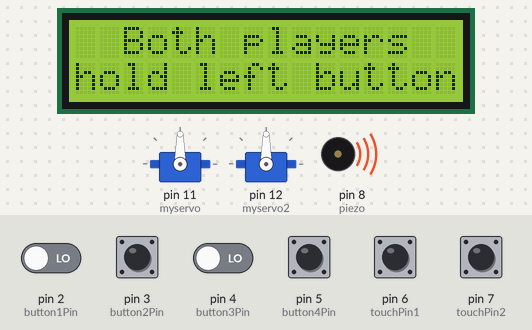
A sketch run on a simulated Arduino Uno, built with avr-gcc and run on an emulated ATmega328P. On the bench: 2 × servo, 16×2 character LCD, buzzer (waves = sounding). Inputs (shaded band) come from the test bench; at power-on: pin 2 (button1Pin), pin 3 (button2Pin), pin 4 (button3Pin), pin 5 (button4Pin), pin 6 (touchPin1), pin 7 (touchPin2) LOW.

Above: at 2.2 s.
2.3 s: pin 2 (button1Pin) driven HIGH and pin 4 (button3Pin) driven HIGH
At 2.58 s:
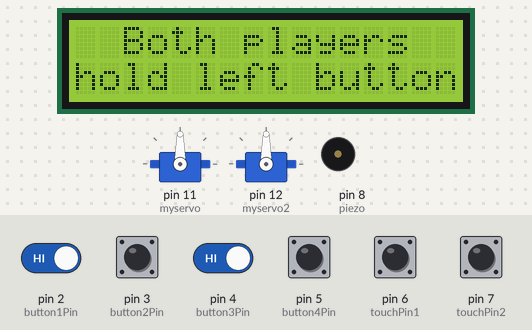
At 4.12 s:
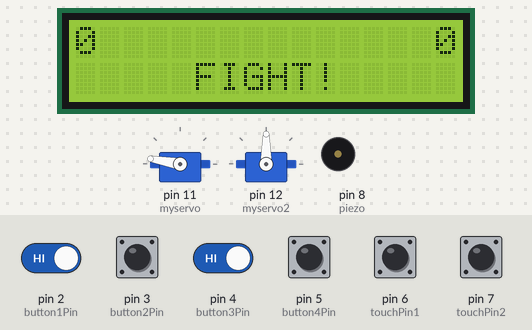
4.8 s: pin 3 (button2Pin) pulled HIGH for 0.15 s
7.9 s: pin 5 (button4Pin) pulled HIGH for 0.15 s
11.0 s: pin 3 (button2Pin) pulled HIGH for 1 s
13.5 s: pin 6 (touchPin1) pulled HIGH for 0.15 s
At 13.89 s:
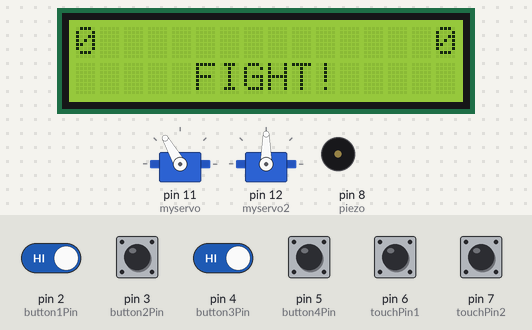
15.2 s: pin 5 (button4Pin) pulled HIGH for 1 s
At 15.7 s:
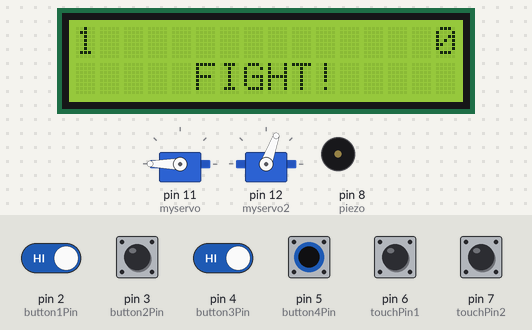
Timing chart, 0 to 18.7 s (numbered marks = the images above; inputs shaded):
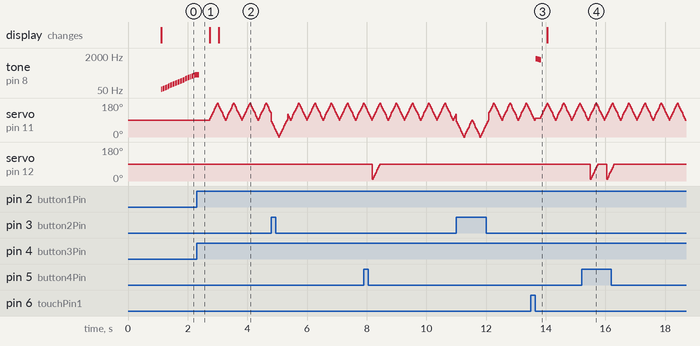

Measured:
- after the input at 13.5 s, tone on pin 8 (piezo): silent → 1480 Hz after 0.17 s, → 1397 Hz 0.05 s later, → 1319 Hz 0.05 s later, → silent 0.05 s later
- after the input at 15.2 s, servo on pin 12 (myservo2): ramps from 10° to 90° and jumps back, once every 0.55 s
- by itself, tone on pin 8 (piezo): plays 55 Hz for 0.03 s, 58 Hz for 0.03 s, 62 Hz for 0.03 s, 65 Hz for 0.03 s, 69 Hz for 0.03 s, 73 Hz for 0.03 s … (28 notes in this stretch)

The sketch:

arduino-fighter.ino
```cpp
#include <Wire.h>
#include <LiquidCrystal_I2C.h>
#include <Servo.h>
#include "pitches.h"

Servo myservo;
Servo myservo2;

LiquidCrystal_I2C lcd(0x3F,2,1,0,4,5,6,7,3, POSITIVE);  // Set the LCD I2C address

const int button1Pin = 2;
const int button2Pin = 3;
const int button3Pin = 4;
const int button4Pin = 5;
const int touchPin1 = 6;
const int touchPin2 = 7;
const int piezo = 8;

//servo positions, centerPos is the starting position and min and max are extreme positions
const int centerPos = 90;
const int minPos = 0;
const int maxPos = 180;
int posArray[] = {maxPos,minPos,maxPos,minPos};

//variable stepp defines how much servon position changes during one loop, (makes possible simultaneous movements for both players)
int stepp = 10;

//waiting period for servo-movements
const int wait = 20;

//notes for the punch hit effect
int hitsound[] = {
 NOTE_FS6,NOTE_FS6,NOTE_FS6,NOTE_F6,NOTE_F6,NOTE_F6,NOTE_E6,NOTE_E6,NOTE_E6};

//note durations of the punch hit effect
int noteDurations[] = {
70,70,70,70,70,70,70,70,70,
70,70,70,70,70,70,70,70,70
};

//notes for the intro tune (eye of the tiger)
 int intro[] = {
  NOTE_A1,
  NOTE_AS1,
  NOTE_B1,
  NOTE_C2,
  NOTE_CS2,
  NOTE_D2,
  NOTE_DS2,
  NOTE_E2,
  NOTE_F2,
  NOTE_FS2,
  NOTE_G2,
  NOTE_GS2,
  NOTE_A2,
  NOTE_AS2,
  NOTE_B2,
  NOTE_C3,
  NOTE_CS3,
  NOTE_D3,
  NOTE_DS3,
  NOTE_E3,
  NOTE_F3,
  NOTE_FS3,
  NOTE_G3,
  NOTE_GS3,
  NOTE_A3,
  NOTE_AS3,
  NOTE_B3,
  NOTE_C4,0,NOTE_C4,NOTE_C4,NOTE_C4,0,NOTE_C4,NOTE_C4,NOTE_C4,0,NOTE_C4,NOTE_C4,NOTE_C4,NOTE_C4,NOTE_C4,NOTE_C4,NOTE_C4,NOTE_C4,NOTE_C4,
  NOTE_C4,0,0,0,0,0,NOTE_C4,0,0,NOTE_AS3,0,0,NOTE_C4,
  0,0,0,0,0,NOTE_C4,0,0,NOTE_AS3,0,0,NOTE_C4,
  0,0,0,0,0,NOTE_C4,0,0,NOTE_AS3,0,0,NOTE_GS3,

  0,0,

  NOTE_C4,0,0,0,0,0,NOTE_C4,0,0,NOTE_AS3,0,0,NOTE_C4,
  0,0,0,0,0,NOTE_C4,0,0,NOTE_AS3,0,0,NOTE_C4,
  0,0,0,0,0,NOTE_C4,0,0,NOTE_AS3,0,0,NOTE_GS3,

  NOTE_G3,
  NOTE_FS3,
  NOTE_F3,
  NOTE_E3,
  NOTE_DS3,
  NOTE_D3,
  NOTE_CS3,
  NOTE_C3,
  NOTE_B2,
  NOTE_AS2,
  NOTE_A2,
  NOTE_GS2,
  NOTE_G2,
  NOTE_FS2,
  NOTE_F2,
  NOTE_E2,
  NOTE_DS2,
  NOTE_D2,
  NOTE_CS2,
  NOTE_C2,
  NOTE_B1,
  NOTE_AS1,
  NOTE_A1,
  NOTE_GS1,
  NOTE_G1,
  NOTE_FS1,
  NOTE_F1,
  NOTE_E1,
  NOTE_DS1,
  NOTE_D1,
  NOTE_CS1,
  NOTE_C1,
  NOTE_B0
};

//note durations of intro tune
int noteDurations2[] = {
  30,30,30,30,30,30,30,30,30,30,
  30,30,30,30,30,30,30,30,30,30,
  30,30,30,30,30,30,30,


  8,4,16,16,
  8,4,16,16,
  8,4,16,16,
  16,16,16,16,16,16,16,

  8,8,8,8,8,8,8,8,8,8,8,8,8,
  8,8,8,8,8,8,8,8,8,8,8,8,
  8,8,8,8,8,8,8,8,8,8,8,1,

  2,4,

  8,8,8,8,8,8,8,8,8,8,8,8,8,
  8,8,8,8,8,8,8,8,8,8,8,8,
  8,8,8,8,8,8,8,8,8,8,8,1,

  30,30,30,30,30,30,30,30,30,30,
  30,30,30,30,30,30,30,30,30,30,
  30,30,30,30,30,30,30,30,30,30,
  30,30,30,

  30,30,30,30,30,30,30,30,30,30,
  30,30,30,30,30,30,30,30,30,30,
  30,30,30,30,30,30,30,30,30,30,
  30,30,30


};
//melody of the winning tune
int victoryMelody[] = {

  NOTE_C4,NOTE_C4,NOTE_C4,NOTE_C4,NOTE_C4,NOTE_C4,NOTE_C4,NOTE_C4,NOTE_E4,NOTE_C4,NOTE_C4,NOTE_C4,
  NOTE_E4,NOTE_E4,NOTE_E4,NOTE_E4,NOTE_E4,NOTE_E4,NOTE_E4,NOTE_E4,NOTE_G4,NOTE_E4,NOTE_E4,NOTE_E4,0,
  NOTE_E4,NOTE_E4,NOTE_E4,NOTE_E4,NOTE_E4,NOTE_E4,0,NOTE_E4,NOTE_E4,NOTE_F4,NOTE_E4,NOTE_E4,NOTE_E4,NOTE_E4,NOTE_E4,NOTE_E4,
  NOTE_E6,NOTE_G6,NOTE_A6,
  NOTE_E7,NOTE_E7,NOTE_G7,NOTE_G7,NOTE_A7,NOTE_A7,0,NOTE_E7,NOTE_E7,NOTE_G7,NOTE_G7,NOTE_A7,NOTE_A7,0,
  NOTE_A6,NOTE_B6,NOTE_E5,
  NOTE_E7,NOTE_E7,NOTE_G7,NOTE_G7,NOTE_A7,NOTE_A7,0,NOTE_E7,NOTE_E7,NOTE_G7,NOTE_G7,NOTE_A7,NOTE_A7,0,
  NOTE_E6,NOTE_G6,NOTE_A6,
  NOTE_E7,NOTE_E7,NOTE_G7,NOTE_G7,NOTE_A7,NOTE_A7,0,NOTE_E7,NOTE_E7,NOTE_G7,NOTE_G7,NOTE_A7,NOTE_A7,0,
  NOTE_A6,NOTE_B6,NOTE_E5,
  NOTE_E7,NOTE_E7,NOTE_G7,NOTE_G7,NOTE_A7,NOTE_A7,0,NOTE_E7,NOTE_E7,NOTE_G7,NOTE_G7,NOTE_A7,NOTE_A7,0,
  NOTE_D6,NOTE_C6,NOTE_D6,0,NOTE_C6,NOTE_D6,NOTE_E6,0,NOTE_C6,NOTE_C6,NOTE_B6,NOTE_B6,NOTE_A5,NOTE_A5,NOTE_G5,0,NOTE_C6,NOTE_B6,0,
  NOTE_D7,NOTE_E7,NOTE_E7,NOTE_E7,NOTE_G7,NOTE_G7,NOTE_A7,NOTE_A7,0,NOTE_E6,NOTE_E6,NOTE_G6,NOTE_G6,NOTE_A6,NOTE_A6,0,
  NOTE_E5,NOTE_E5,NOTE_G5,NOTE_G5,NOTE_A5,NOTE_A5,0,NOTE_E4,NOTE_E4,NOTE_G4,NOTE_G4,NOTE_A4,NOTE_A4,0,

};
//note durations of the winning tune
int noteDurations3[] = {
  8,8,4,8,8,4,8,8,4,8,8,4,
  8,8,4,8,8,4,8,8,4,8,8,4,4,
  4,8,8,4,8,8,8,8,2,4,4,8,8,8,4,2,
  8,3,2,
  60,60,60,60,60,60,4,60,60,60,60,60,60,3,
  8,3,2,
  60,60,60,60,60,60,4,60,60,60,60,60,60,3,
  8,3,2,
  60,60,60,60,60,60,4,60,60,60,60,60,60,3,
  8,3,2,
  60,60,60,60,60,60,4,60,60,60,60,60,60,3,
  8,8,4,8,8,8,2,8,8,8,4,8,4,8,4,4,4,1,8,
  2,2,60,60,60,60,60,60,4,60,60,60,60,60,60,4,
  60,60,60,60,60,60,4,60,60,60,60,60,60,4,


};


int buttonState[] = {0,0,0,0};
int touchState[] = {0,0};
bool highState[] = {false,false};

//variables controlling servo movements
int movecounter[4];
int returnmovecounter[4];

bool moving[] = {false,false,false,false};

//scores
int score[] = {0,0};
int matchScore[] = {0,0};

bool fightOn = false;
void setup() {

  movecounter[0] = centerPos;
  movecounter[1] = centerPos;
  movecounter[2] = centerPos;
  movecounter[3] = centerPos;

  returnmovecounter[0] = maxPos;
  returnmovecounter[1] = minPos;
  returnmovecounter[2] = maxPos;
  returnmovecounter[3] = minPos;

  myservo.attach(11);
  myservo2.attach(12);
  lcd.begin(16,2);
  lcd.clear();
  lcd.print("Are you ready to");
  lcd.setCursor ( 5, 1 );
  lcd.print("rumble?");
  delay(1000);
  lcd.clear();
}

void loop() {

  while(fightOn == false )
  {
    lcd.setCursor ( 2, 0 );
    lcd.print("Both players");
    lcd.setCursor ( 0, 1 );
    lcd.print("hold left button");
    for (int thisNote = 0; thisNote < sizeof(intro)/ sizeof(int); thisNote++) {
      buttonState[0] = digitalRead(button1Pin);
      buttonState[2] = digitalRead(button3Pin);
      // to calculate the note duration, take one second divided by the note type.
      //e.g. quarter note = 1000 / 4, eighth note = 1000/8, etc.
      int noteDuration = 1000 / noteDurations2[thisNote];
      tone(piezo, intro[thisNote], noteDuration);

      // to distinguish the notes, set a minimum time between them.
      // the note's duration + 30% seems to work well:
      int pauseBetweenNotes = noteDuration * 1.30;
      delay(pauseBetweenNotes);
      // stop the tone playing:
      noTone(piezo);
      if (buttonState[0] == HIGH && buttonState[2] == HIGH)
      {
        fightOn = true;
        thisNote = sizeof(intro)/ sizeof(int);
        lcd.clear();
      }
    }

  }
  buttonState[0] = digitalRead(button1Pin);
  buttonState[1] = digitalRead(button2Pin);
  buttonState[2] = digitalRead(button3Pin);
  buttonState[3] = digitalRead(button4Pin);
  touchState[0] = digitalRead(touchPin1);
  touchState[1] = digitalRead(touchPin2);

  //the closing of circuit is stored into highState-variable
  for(int i = 0; i < 2; i++)
  {
    if (touchState[i] == HIGH)
    {
      highState[i] = true;
    }
  }

  //a point is added to the player when the circuit opens after closing
  for(int i = 0; i < 2; i++)
  {
    if (highState[i] && touchState[i] == LOW)
    {
      score[i] += 1;
      highState[i] = false;
      for (int thisNote = 0; thisNote < sizeof(hitsound)/ sizeof(int); thisNote++) {
        int noteDuration = 1000 / noteDurations[thisNote];
        tone(piezo, hitsound[thisNote], noteDuration);

        int pauseBetweenNotes = noteDuration * 1.30;
        delay(pauseBetweenNotes);
        // stop the tone playing:
        noTone(piezo);
      }
    }
  }

  //pressing punch or dodge defines moving-variable to true
  for(int i = 0; i < 4; i++)
  {
    if(buttonState[i] == HIGH) {
      moving[i] = true;
    }
  }

  if (moving[0] == true)
  {

    if(movecounter[0] < posArray[0])
    {
      movecounter[0] += stepp;
      myservo.write(movecounter[0]);
    }
    else if(movecounter[0] >= maxPos)
    {
      returnmovecounter[0] -= stepp;
      myservo.write(returnmovecounter[0]);
    }
  }
  if (moving[1] == true)
  {

    if(movecounter[1] > posArray[1])
    {
      movecounter[1] -= stepp;
      myservo.write(movecounter[1]);
    }
    else if(movecounter[1] <= posArray[1])
    {
      returnmovecounter[1] += stepp;
      myservo.write(returnmovecounter[1]);
    }
  }
 if (moving[2] == true)
  {

    if(movecounter[2] < posArray[2])
    {
      movecounter[2] += stepp;
      myservo2.write(movecounter[1]);
    }
    else if(movecounter[1] >= posArray[2])
    {
      returnmovecounter[2] -= stepp;
      myservo2.write(returnmovecounter[2]);
    }
  }
 if (moving[3] == true)
  {

    if(movecounter[3] > posArray[3])
    {
      movecounter[3] -= stepp;
      myservo2.write(movecounter[1]);
    }
    else if(movecounter[3] <= posArray[3])
    {
      returnmovecounter[3] += stepp;
      myservo2.write(returnmovecounter[3]);
    }
  }

  delay(wait);

  //if servo has returned to start position, variables are set back to initial value;
  for(int i = 0; i < 4; i++)
  {
    if (returnmovecounter[i] == centerPos)
    {
      moving[i] = false;
      movecounter[i] = centerPos;
      returnmovecounter[i] = posArray[i];
    }
  }
  lcd.print(score[0]);
  lcd.setCursor (5,1);
  lcd.print("FIGHT!");

  if (score[1] > 9)
    {
       lcd.setCursor(14,0);
    }
  else
    {
      lcd.setCursor(15,0);
    }

  lcd.print(score[1]);
  lcd.setCursor(0,0);
  if (score[1] > 9 || score[0] > 9)
  {
    lcd.clear();
    lcd.print(score[0]);
    lcd.setCursor(14,0);
    lcd.print(score[1]);
    lcd.setCursor (3,1);
    if(score[1]>9)
    {
      lcd.print("KO, P2 won!");
      matchScore[1] += 1;
    }
    else if(score[0] > 9)
    {
      lcd.print("KO, P1 won!");
      matchScore[0] += 1;
    }

    //playing the winning tune
    for (int thisNote = 0; thisNote < sizeof(victoryMelody)/ sizeof(int); thisNote++) {

      // to calculate the note duration, take one second divided by the note type.
      //e.g. quarter note = 1000 / 4, eighth note = 1000/8, etc.
      int noteDuration = 1000 / noteDurations3[thisNote];
      tone(piezo, victoryMelody[thisNote], noteDuration);

      // to distinguish the notes, set a minimum time between them.
      // the note's duration + 30% seems to work well:
      int pauseBetweenNotes = noteDuration * 1.30;
      delay(pauseBetweenNotes);
      // stop the tone playing:
      noTone(piezo);
    }
    delay(3000);
    fightOn = false;
    score[0] = 0;
    score[1] = 0;
  }
}
```
